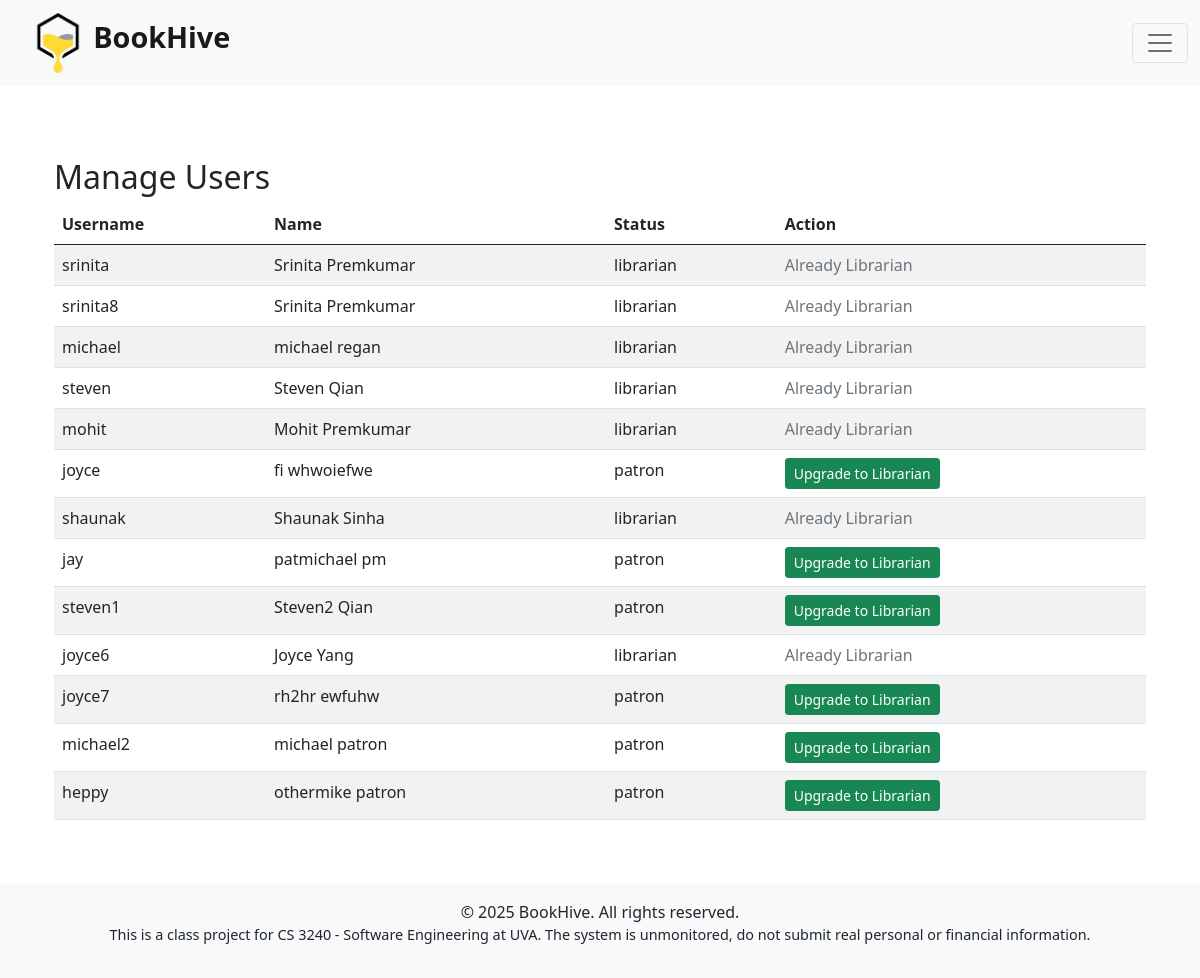
Screenshot of /patrons/ (signed in) with the database file from the repository.
### home/models.py (models this page shows)
class UserProfile(models.Model):
    user = models.OneToOneField(User, on_delete=models.CASCADE)
    first_name = models.CharField(max_length=255, blank=False, null=True)
    last_name = models.CharField(max_length=255, blank=False, null=True)
    age = models.PositiveIntegerField(blank=True, null=True)
    location = models.CharField(max_length=255, blank=True, null=True)
    university = models.CharField(max_length=255, blank=True, null=True)
    date_joined = models.DateTimeField(default=timezone.now)
    borrowed_books = models.ManyToManyField(Book, blank=True, related_name='borrowed_by')
    class UserType(models.TextChoices):
        LIBRARIAN = "librarian"
        PATRON = "patron"
    user_type = models.CharField(max_length=10, choices=UserType.choices, default=UserType.PATRON)
    profile_picture = models.ImageField(upload_to='profile_pictures/', null=True, blank=True)

### home/views.py (the view)
# urls.py: path('patrons/', list_patrons, name='list_patrons'),
@login_required
def list_patrons(request):
    if request.user.userprofile.user_type != "librarian":
        messages.error(request, "Access_denied.")
        return redirect("home")
    all_users = UserProfile.objects.all()
    return render(request, "home/list_patrons.html", {"users": all_users})

### home/templates/home/list_patrons.html (shortened to what this page needs)
{% extends 'base.html' %}
{% block content %}
<div class="container mt-4">
  <h2>Manage Users</h2>
  <table class="table table-striped">
    <thead>
      <tr>
        <th>Username</th>
        <th>Name</th>
        <th>Status</th>
        <th>Action</th>
      </tr>
    </thead>
    <tbody>
      {% for user_profile in users %}
        {% if not user_profile.user.is_superuser %}
            <tr>
                <td>{{ user_profile.user.username }}</td>
                <td>{{ user_profile.first_name }} {{ user_profile.last_name }}</td>
                <td>{{ user_profile.user_type }}</td>
                <td>
                {% if user_profile.user_type == "patron" %}
                    <form method="POST" action="{% url 'upgrade_to_librarian' user_profile.user.id %}">
                        <button type="submit" class="btn btn-success btn-sm">Upgrade to Librarian</button>
                    </form>
                {% else %}
                    <span class="text-muted">Already Librarian</span>
                {% endif %}
                </td>
            </tr>
        {% endif %}
        {% empty %}
      <tr>
        <td colspan="4">No users found.</td>
      </tr>
      {% endfor %}
    </tbody>
  </table>
</div>
{% endblock content %}

### templates/base.html (shortened to what this page needs)
{% load static %}
{% load socialaccount %}
<!DOCTYPE html>
<html lang="en">
<head>
  <link
    href="https://cdn.jsdelivr.net/npm/bootstrap@5.0.2/dist/css/bootstrap.min.css"
    rel="stylesheet"
  >
  <link rel="stylesheet" href="{% static 'css/bookhive.css' %}">
</head>
<body>
  <nav class="navbar navbar-light bg-light">
    <div class="container-fluid">
      <a class="navbar-brand ms-3" href="{% url 'home' %}">
        <img
          src="{% static 'images/temp_logo.png' %}"
          alt="BookHive Logo"
          height="60"
          class="me-0"
        >
        <strong style="font-size: 1.8rem;">BookHive</strong>
      </a>
      <button
        class="navbar-toggler"
        type="button"
        data-bs-toggle="offcanvas"
        data-bs-target="#sidebarNav"
        aria-controls="sidebarNav"
        aria-expanded="false"
        aria-label="Toggle navigation"
      >
        <span class="navbar-toggler-icon"></span>
      </button>
    </div>
  </nav>
  <div class="container py-5">
    {% block content %}{% endblock content %}
  </div>
  <footer class="bg-light text-center py-3 mt-auto">
    <p class="mb-0">© 2025 BookHive. All rights reserved.</p>
    <p style="font-size: 0.9rem;">This is a class project for CS 3240 - Software Engineering at UVA. The system is unmonitored, do not submit real personal or financial information.</p>
  </footer>
</body>
</html>

### rows the page displays
UserProfile: user.username "srinita", first_name "Srinita", last_name "Premkumar", user_type "librarian", shows "Already Librarian"
UserProfile: user.username "srinita8", first_name "Srinita", last_name "Premkumar", user_type "librarian", shows "Already Librarian"
UserProfile: user.username "michael", first_name "michael", last_name "regan", user_type "librarian", shows "Already Librarian"
UserProfile: user.username "steven", first_name "Steven", last_name "Qian", user_type "librarian", shows "Already Librarian"
UserProfile: user.username "mohit", first_name "Mohit", last_name "Premkumar", user_type "librarian", shows "Already Librarian"
UserProfile: user.username "joyce", first_name "fi", last_name "whwoiefwe", user_type "patron", shows "Upgrade to Librarian"
UserProfile: user.username "shaunak", first_name "Shaunak", last_name "Sinha", user_type "librarian", shows "Already Librarian"
UserProfile: user.username "jay", first_name "patmichael", last_name "pm", user_type "patron", shows "Upgrade to Librarian"
UserProfile: user.username "steven1", first_name "Steven2", last_name "Qian", user_type "patron", shows "Upgrade to Librarian"
UserProfile: user.username "joyce6", first_name "Joyce", last_name "Yang", user_type "librarian", shows "Already Librarian"
UserProfile: user.username "joyce7", first_name "rh2hr", last_name "ewfuhw", user_type "patron", shows "Upgrade to Librarian"
UserProfile: user.username "michael2", first_name "michael", last_name "patron", user_type "patron", shows "Upgrade to Librarian"
UserProfile: user.username "heppy", first_name "othermike", last_name "patron", user_type "patron", shows "Upgrade to Librarian"
